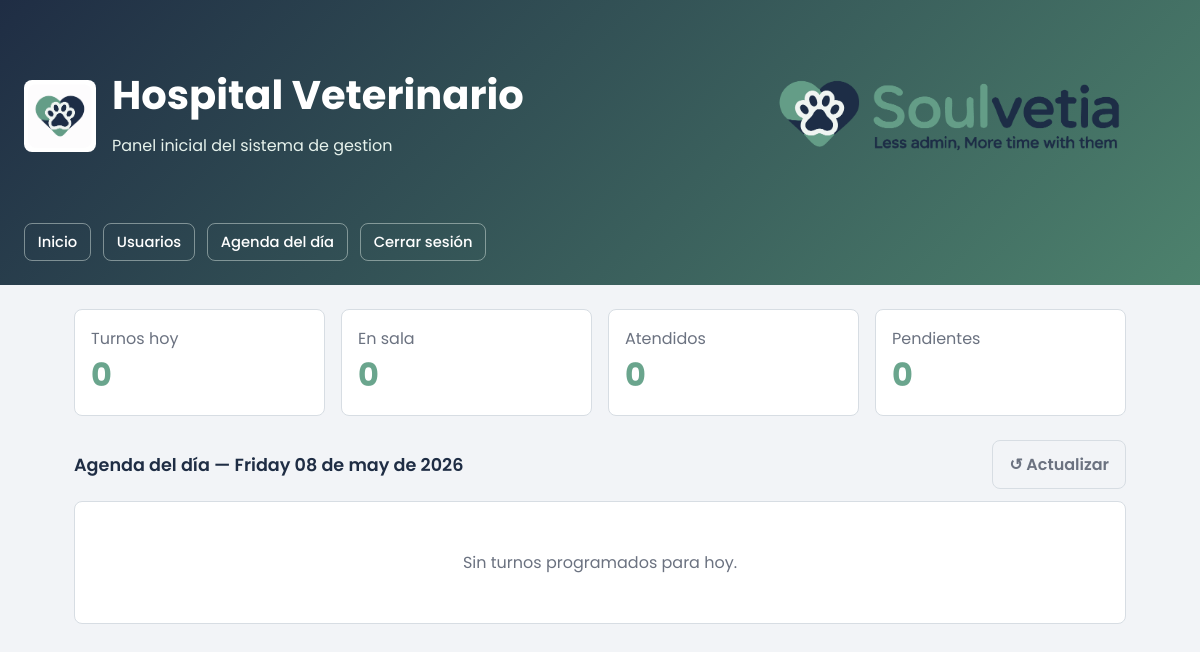
The page /dashboard/ (signed in) on the database as committed earlier.
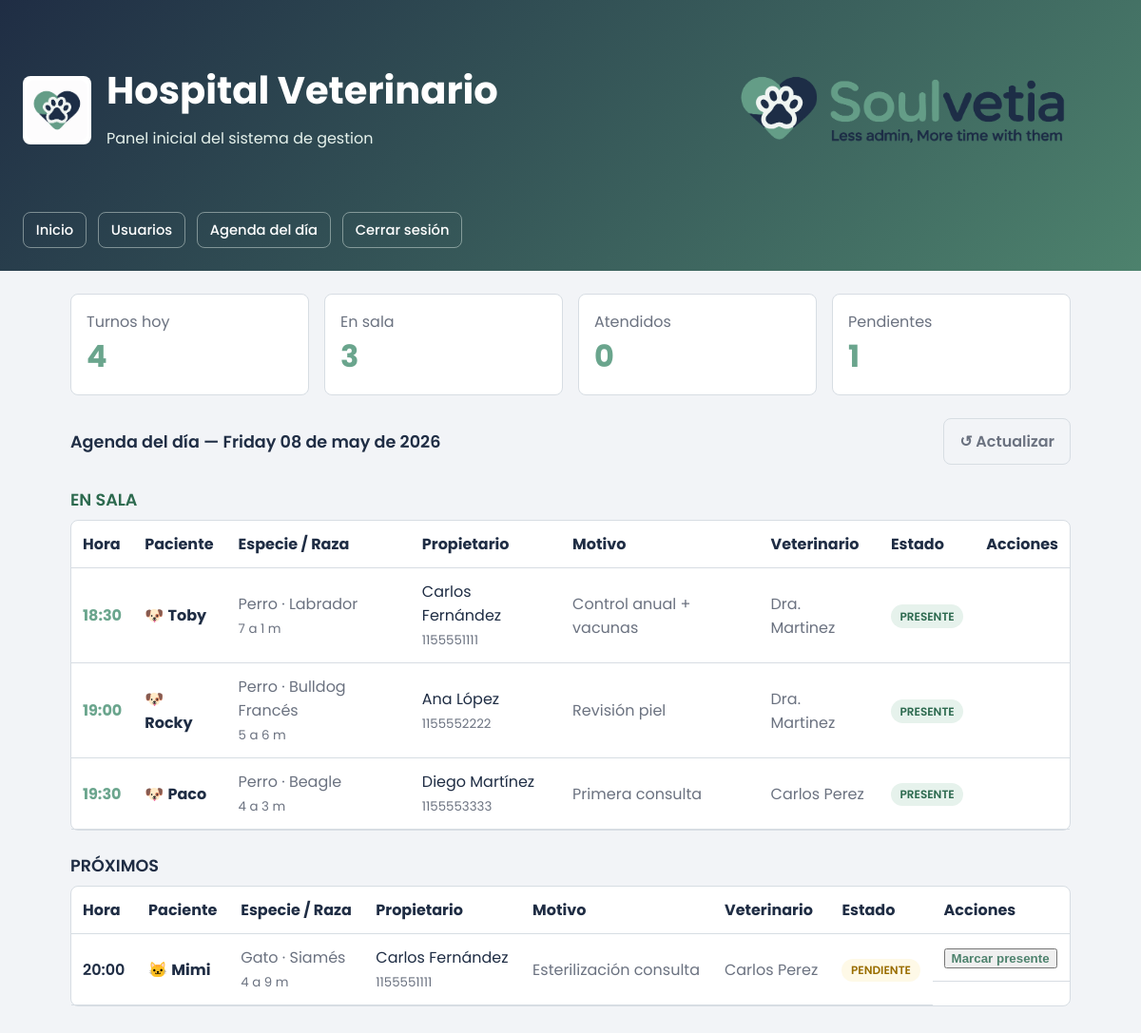
The same page on the database as committed later.
### tables this page shows
CREATE TABLE turno (
            id                  INTEGER NOT NULL PRIMARY KEY AUTOINCREMENT,
            paciente_id          INTEGER NOT NULL,
            veterinario_id      INTEGER NOT NULL,
            recepcionista_id    INTEGER NOT NULL DEFAULT 1,
            fecha_hora          TEXT    NOT NULL,
            estado              TEXT    NOT NULL DEFAULT 'pendiente'
                                CHECK (estado IN ('pendiente','confirmado','presente',
                                                   'atendido','cancelado','ausente')),
            motivo              TEXT,
            FOREIGN KEY (paciente_id)       REFERENCES paciente(id),
            FOREIGN KEY (veterinario_id)   REFERENCES users(id),
            FOREIGN KEY (recepcionista_id) REFERENCES users(id)
        );

CREATE TABLE paciente (
            id          INTEGER NOT NULL PRIMARY KEY AUTOINCREMENT,
            cliente_id  INTEGER NOT NULL,
            nombre      TEXT    NOT NULL,
            especie     TEXT    NOT NULL,
            raza        TEXT,
            sexo        TEXT    NOT NULL DEFAULT 'desconocido'
                                CHECK (sexo IN ('M','F','desconocido')),
            fecha_nacimiento   TEXT,
            peso_kg     REAL,
            color       TEXT,
            castrado    INTEGER NOT NULL DEFAULT 0,
            estado      INTEGER NOT NULL DEFAULT 1,
            FOREIGN KEY (cliente_id) REFERENCES cliente(id)
        );

CREATE TABLE "cliente" (
	"id"	INTEGER NOT NULL,
	"nombre"	TEXT NOT NULL,
	"apellido"	TEXT NOT NULL,
	"dni"	TEXT UNIQUE,
	"telefono"	TEXT,
	"email"	TEXT,
	"direccion"	TEXT,
	"estado"	INTEGER NOT NULL DEFAULT 1,
	"fecha_alta"	TEXT NOT NULL DEFAULT (datetime('now', 'localtime')),
	PRIMARY KEY("id" AUTOINCREMENT)
);

CREATE TABLE users (
                    id INTEGER PRIMARY KEY AUTOINCREMENT,
                    username TEXT NOT NULL UNIQUE,
                    full_name TEXT NOT NULL,
                    role TEXT NOT NULL,
                    status TEXT NOT NULL DEFAULT 'Activo',
                    last_access TEXT NOT NULL
                , password_hash TEXT NOT NULL DEFAULT '', email TEXT NOT NULL DEFAULT '');

### app/controllers/dashboard_controller.py (the view)
@bp.route("/")
def index():
    svc    = HospitalService()
    rol    = session.get("rol", "")
    vet_id = session.get("user_id") if rol == "Veterinario" else None
    turnos = svc.get_turnos_hoy(vet_id)
    for t in turnos:
        t["especie_icon"] = ICONOS.get(t["especie"].lower(), "🐾")
        t["edad"]         = _edad(t.get("fecha_nac"))
    return render_template(
        "dashboard.html",
        turnos=turnos,
        hoy=date.today().strftime("%A %d de %B de %Y").capitalize(),
    )

### app/controllers/dashboard_controller.py (called while the page is built)
def _edad(fecha_nac: str | None) -> str:
    if not fecha_nac:
        return ""
    try:
        nac  = datetime.strptime(fecha_nac, "%Y-%m-%d")
        diff = datetime.now() - nac
        y = diff.days // 365
        m = (diff.days % 365) // 30
        return f"{y} a {m} m" if y else f"{m} meses"
    except Exception:
        return ""

### app/services/hospital_service.py (called while the page is built)
    def get_turnos_hoy(self, veterinario_id: int | None = None) -> list[dict]:
        return self.turno_repository.get_turnos_hoy(veterinario_id)

### app/services/paciente_repository.py (called while the page is built)
    def _connect(self) -> sqlite3.Connection:
        conn = sqlite3.connect(self.db_path)
        conn.row_factory = sqlite3.Row
        conn.execute("PRAGMA foreign_keys = ON")
        return conn

### app/services/turno_repository.py (called while the page is built)
    def _connect(self) -> sqlite3.Connection:
        conn = sqlite3.connect(self.db_path)
        conn.row_factory = sqlite3.Row
        conn.execute("PRAGMA foreign_keys = ON")
        return conn

### app/services/user_repository.py (called while the page is built)
    def _connect(self) -> sqlite3.Connection:
        conn = sqlite3.connect(self.db_path)
        conn.row_factory = sqlite3.Row
        return conn

### app/templates/dashboard.html (shortened to what the changed rows need)
{% extends "base.html" %}
{% block content %}
<div class="grid">
  <div class="card">
    <div class="muted">Turnos hoy</div>
    <div class="metric">{{ turnos | length }}</div>
  </div>
  <div class="card">
    <div class="muted">En sala</div>
    <div class="metric">{{ turnos | selectattr("estado","eq","presente") | list | length }}</div>
  </div>
  <div class="card">
  </div>
  <div class="card">
    <div class="muted">Pendientes</div>
    <div class="metric">{{ turnos | selectattr("estado","in",["pendiente","confirmado"]) | list | length }}</div>
  </div>
</div>
<div style="display:flex; justify-content:space-between; align-items:center;
            margin-top:1.5rem; margin-bottom:0.75rem;">
  <div class="section-title" style="margin:0;">
  </div>
  <div style="display:flex; gap:0.5rem; align-items:center;">
  </div>
</div>
{% set presentes = turnos | selectattr("estado","eq","presente") | list %}
{% if presentes %}
<div class="section-title" style="color: var(--success, #3fb950); margin-bottom:0.5rem;">
  EN SALA
</div>
<div class="card" style="margin-bottom:1.25rem; padding:0;">
  <table style="width:100%; border-collapse:collapse;">
    <thead>
      <tr>
        <th style="text-align:left; padding:0.75rem; border-bottom:1px solid var(--border);">Hora</th>
        <th style="text-align:left; padding:0.75rem; border-bottom:1px solid var(--border);">Paciente</th>
        <th style="text-align:left; padding:0.75rem; border-bottom:1px solid var(--border);">Especie / Raza</th>
        <th style="text-align:left; padding:0.75rem; border-bottom:1px solid var(--border);">Propietario</th>
        <th style="text-align:left; padding:0.75rem; border-bottom:1px solid var(--border);">Motivo</th>
        <th style="text-align:left; padding:0.75rem; border-bottom:1px solid var(--border);">Veterinario</th>
        <th style="text-align:left; padding:0.75rem; border-bottom:1px solid var(--border);">Estado</th>
        <th style="text-align:left; padding:0.75rem; border-bottom:1px solid var(--border);">Acciones</th>
      </tr>
    </thead>
    <tbody>
      {% for t in presentes %}
      <tr>
        <td style="padding:0.75rem; border-bottom:1px solid var(--border);
                   font-weight:700; color:var(--accent, #2ea8ff);">
          {{ t.fecha_hora[11:16] }}
        </td>
        <td style="padding:0.75rem; border-bottom:1px solid var(--border);">
          {{ t.especie_icon }} <strong>{{ t.mascota }}</strong>
        </td>
        <td style="padding:0.75rem; border-bottom:1px solid var(--border); color:var(--text-muted);">
          {{ t.especie }} · {{ t.raza or '—' }}<br>
          <small>{{ t.edad }}</small>
        </td>
        <td style="padding:0.75rem; border-bottom:1px solid var(--border);">
          {{ t.propietario }}<br>
          <small class="muted">{{ t.telefono or '—' }}</small>
        </td>
        <td style="padding:0.75rem; border-bottom:1px solid var(--border); color:var(--text-muted);">
          {{ t.motivo or '—' }}
        </td>
        <td style="padding:0.75rem; border-bottom:1px solid var(--border); color:var(--text-muted);">
          {{ t.veterinario }}
        </td>
        <td style="padding:0.75rem; border-bottom:1px solid var(--border); vertical-align:middle;">
          <span class="badge badge-presente">presente</span>
        </td>
        <td style="padding:0.75rem; border-bottom:1px solid var(--border); vertical-align:middle;">
        </td>
      </tr>
      {% endfor %}
    </tbody>
  </table>
</div>
{% endif %}
{% set proximos = turnos | selectattr("estado","in",["pendiente","confirmado"]) | list %}
{% if proximos %}
<div class="section-title" style="margin-bottom:0.5rem;">PRÓXIMOS</div>
<div class="card" style="margin-bottom:1.25rem; padding:0;">
  <table style="width:100%; border-collapse:collapse;">
    <thead>
      <tr>
        <th style="text-align:left; padding:0.75rem; border-bottom:1px solid var(--border);">Hora</th>
        <th style="text-align:left; padding:0.75rem; border-bottom:1px solid var(--border);">Paciente</th>
        <th style="text-align:left; padding:0.75rem; border-bottom:1px solid var(--border);">Especie / Raza</th>
        <th style="text-align:left; padding:0.75rem; border-bottom:1px solid var(--border);">Propietario</th>
        <th style="text-align:left; padding:0.75rem; border-bottom:1px solid var(--border);">Motivo</th>
        <th style="text-align:left; padding:0.75rem; border-bottom:1px solid var(--border);">Veterinario</th>
        <th style="text-align:left; padding:0.75rem; border-bottom:1px solid var(--border);">Estado</th>
        <th style="text-align:left; padding:0.75rem; border-bottom:1px solid var(--border);">Acciones</th>
      </tr>
    </thead>
    <tbody>
      {% for t in proximos %}
      <tr>
        <td style="padding:0.75rem; border-bottom:1px solid var(--border); font-weight:600;">
          {{ t.fecha_hora[11:16] }}
        </td>
        <td style="padding:0.75rem; border-bottom:1px solid var(--border);">
          {{ t.especie_icon }} <strong>{{ t.mascota }}</strong>
        </td>
        <td style="padding:0.75rem; border-bottom:1px solid var(--border); color:var(--text-muted);">
          {{ t.especie }} · {{ t.raza or '—' }}<br>
          <small>{{ t.edad }}</small>
        </td>
        <td style="padding:0.75rem; border-bottom:1px solid var(--border);">
          {{ t.propietario }}<br>
          <small class="muted">{{ t.telefono or '—' }}</small>
        </td>
        <td style="padding:0.75rem; border-bottom:1px solid var(--border); color:var(--text-muted);">
          {{ t.motivo or '—' }}
        </td>
        <td style="padding:0.75rem; border-bottom:1px solid var(--border); color:var(--text-muted);">
          {{ t.veterinario }}
        </td>
        <td style="padding:0.75rem; border-bottom:1px solid var(--border);">
          <span class="badge badge-{{ t.estado }}">{{ t.estado }}</span>
        </td>
        <td style="padding:0.75rem; border-bottom:1px solid var(--border); display:flex; gap:0.5rem; flex-wrap:wrap;">
          {% if current_user.user_role in ("Recepcionista", "Administrador") %}
            <form method="post"
                  action="{{ url_for('dashboard.marcar_presente', turno_id=t.id) }}"
                  style="margin:0;">
              <button type="submit" class="link">Marcar presente</button>
            </form>
          {% endif %}
        </td>
      </tr>
      {% endfor %}
    </tbody>
  </table>
</div>
{% endif %}
{% set finalizados = turnos | selectattr("estado","in",["atendido","cancelado","ausente"]) | list %}
{% if not turnos %}
<div class="card" style="text-align:center; padding:3rem; color:var(--text-muted);">
  Sin turnos programados para hoy.
</div>
{% endif %}
{% endblock %}

Rows that differ between the two databases and show on the page:
now on this page (row edited): turno: fecha_hora "18:30", especie_icon "🐶", mascota "Toby", especie "Perro", raza "Labrador", edad "7 a 1 m", propietario "Carlos Fernández", telefono "1155551111", motivo "Control anual + vacunas", veterinario "Dra. Martinez", shown under "Hospital Veterinario"
now on this page (row edited): turno: fecha_hora "19:00", especie_icon "🐶", mascota "Rocky", especie "Perro", raza "Bulldog Francés", edad "5 a 6 m", propietario "Ana López", telefono "1155552222", motivo "Revisión piel", veterinario "Dra. Martinez", shown under "Hospital Veterinario"
now on this page (row edited): turno: fecha_hora "19:30", especie_icon "🐶", mascota "Paco", especie "Perro", raza "Beagle", edad "4 a 3 m", propietario "Diego Martínez", telefono "1155553333", motivo "Primera consulta", veterinario "Carlos Perez", shown under "Hospital Veterinario"
now on this page (row edited): turno: fecha_hora "20:00", especie_icon "🐱", mascota "Mimi", especie "Gato", raza "Siamés", edad "4 a 9 m", propietario "Carlos Fernández", telefono "1155551111", motivo "Esterilización consulta", veterinario "Carlos Perez", estado "PENDIENTE"
Other text that changed with them:
{{ turnos | length }}: "0" → "4"
{{ turnos | selectattr("estado","eq","presente") | list | length }}: "0" → "3"
text no longer shown: "0 Sin turnos programados para hoy."
text now shown: "1 EN SALA Hora Paciente Especie / Raza Propietario Motivo Veterinario Estado Acciones PRÓXIMOS Hora Paciente Especie / Raza Propietario Motivo Veterinario Estado Acciones"
